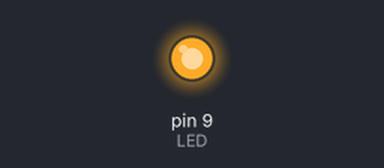
This sketch was run on a simulated Arduino Uno, built with avr-gcc and run on an emulated ATmega328P. Shown: output pins drawn as LEDs (lit = HIGH).

Above: at 1.5 s.
At 5.7 s:
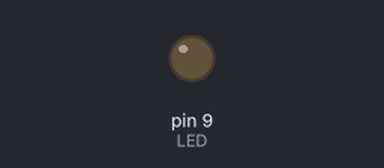
Timing chart, 0 to 8.8 s (numbered marks = the images above):
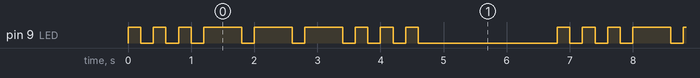

The sketch:

sos.ino
```cpp
// 🆘 모스부호 SOS: 짧게 3번(S) → 길게 3번(O) → 짧게 3번(S)
const int LED = 9;              // LED가 연결된 핀 번호

// LED를 onTime(밀리초) 동안 켰다가 끄는 함수
void blinkLed(int onTime) {
  digitalWrite(LED, HIGH);      // 켜기
  delay(onTime);                // onTime 만큼 기다리기
  digitalWrite(LED, LOW);       // 끄기
  delay(200);                   // 깜빡임 사이 쉬는 시간 0.2초
}

void setup() {
  pinMode(LED, OUTPUT);         // 9번 핀을 출력으로 사용
}

void loop() {
  for (int i = 0; i < 3; i++) {
    blinkLed(200);              // S: 짧게 (0.2초) 3번
  }
  for (int i = 0; i < 3; i++) {
    blinkLed(600);              // O: 길게 (0.6초) 3번
  }
  for (int i = 0; i < 3; i++) {
    blinkLed(200);              // S: 짧게 3번
  }
  delay(2000);                  // 2초 쉬었다가 처음부터 다시
}
```

Measured:
- by itself, pin 9 (LED): repeats every 6.8 s: 2 × (LOW 0.20 s, HIGH 0.20 s), 3 × (LOW 0.20 s, HIGH 0.60 s), 3 × (LOW 0.20 s, HIGH 0.20 s), LOW 2.2 s, HIGH 0.20 s
- by itself, everything shown: repeats every 6.8 s, in 18 steps
